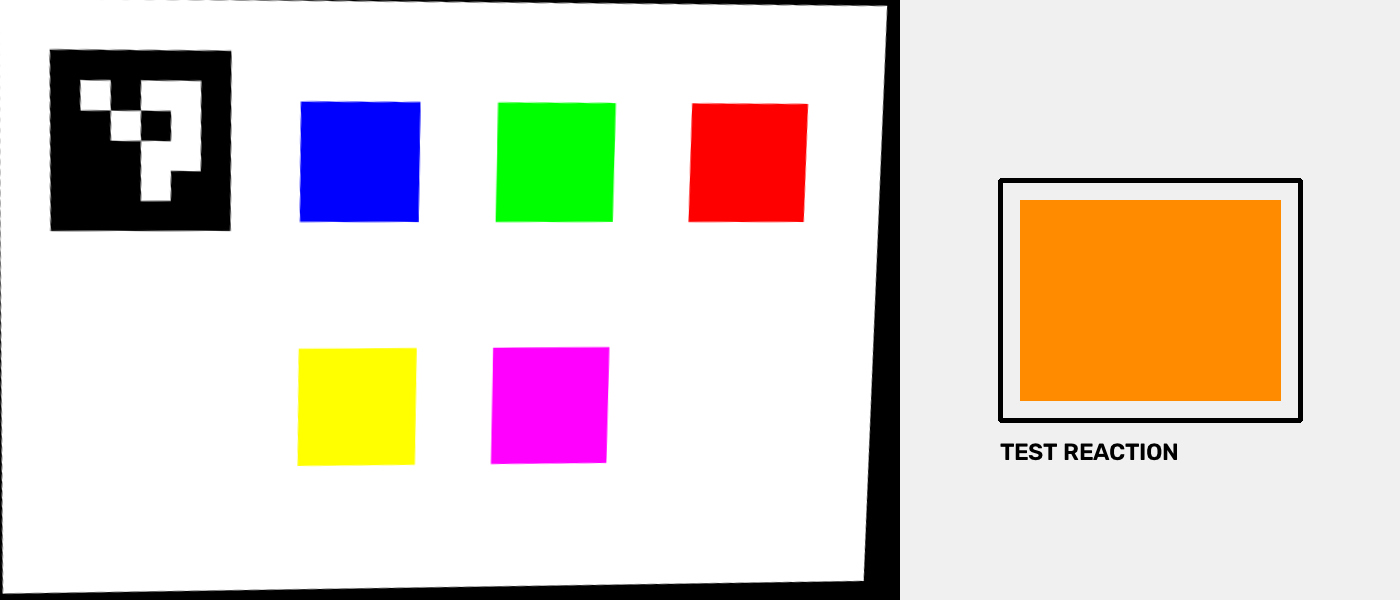
#> input picture cv/_cv_input.jpg, 1400 x 600 px
$ python -i reaction_region.py   (imports and definitions only)
#> lines starting #> are read from the running program, lines starting #| are printed output that depends on the picture; after the words box and inside, x2 and y2 are one past the last pixel; in counts of white or black regions, pixels touching at a corner belong together
#> further down, picture is the input picture: shape (600, 1400, 3); mean B, G, R 203.8, 212.5, 223.7
import cv2


def extract_inner_reaction(normalized_image):

    hsv = cv2.cvtColor(
        normalized_image,
        cv2.COLOR_BGR2HSV
    )
#> hsv: shape (600, 1400, 3); mean H, S, V 7.2, 36.9, 232.3

    saturation = hsv[:, :, 1]
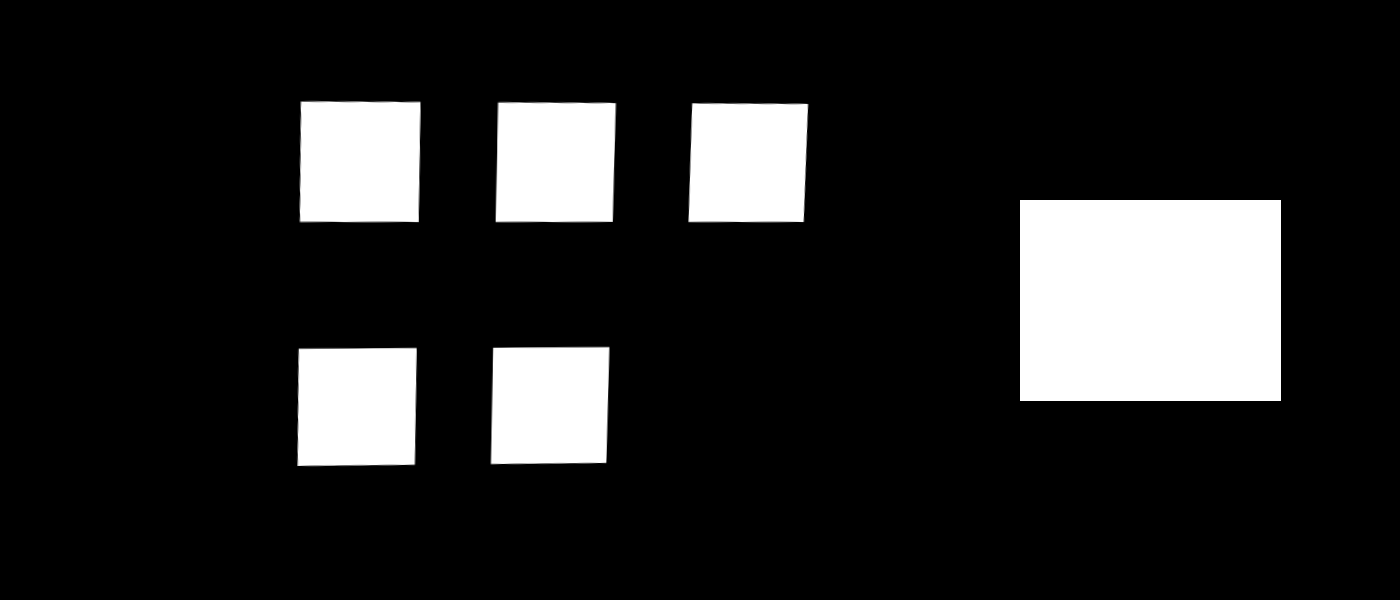
#> saturation: shape (600, 1400); min 0, max 255, mean 36.9

    _, binary = cv2.threshold(
        saturation,
        50,
        255,
        cv2.THRESH_BINARY
    )
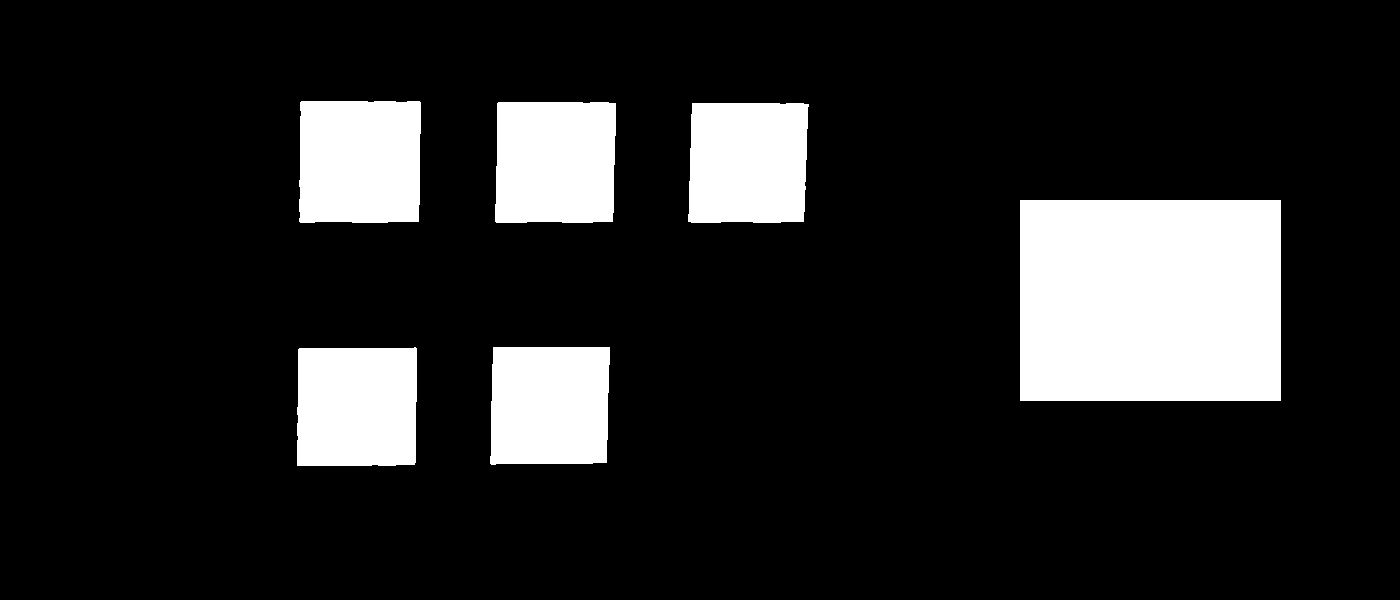
#> binary: shape (600, 1400); 14.6% white; 6 white regions

    contours, _ = cv2.findContours(
        binary,
        cv2.RETR_EXTERNAL,
        cv2.CHAIN_APPROX_SIMPLE
    )
#> contours = 6 contours; box (x1, y1, x2, y2) and area: (1020, 200, 1281, 401) 52000, (299, 101, 421, 223) 14348, (495, 102, 616, 223) 14012, (297, 347, 417, 466) 13764, (688, 103, 809, 223) 13651, (490, 347, 610, 465) 13424

    candidates = []

    for contour in contours:

        area = cv2.contourArea(contour)

        if area < 10000:
            continue

        perimeter = cv2.arcLength(
            contour,
            True
        )

        polygon = cv2.approxPolyDP(
            contour,
            0.02 * perimeter,
            True
        )

        if len(polygon) != 4:
            continue

        x, y, w, h = cv2.boundingRect(
            polygon
        )

        if w < 100 or h < 100:
            continue

        candidates.append(
            (area, polygon)
        )
#> this loop made 6 passes
#> (area, perimeter, polygon, x, y, w, h) on passes 1 to 6: (13424.5, 466.7, [[493, 347], [490, 463], [606, 462], [609, 347]], 490, 347, 120, 117), (13763.5, 472.4, [[416, 348], [299, 348], [297, 465], [414, 464]], 297, 348, 120, 118), (52000, 920, [[1020, 200], [1020, 400], [1280, 400], [1280, 200]], 1020, 200, 261, 201), (13651, 473.5, [[692, 103], [688, 221], [803, 221], [808, 104]], 688, 103, 121, 119), (14012.5, 476.4, [[498, 102], [495, 221], [612, 221], [615, 103]], 495, 102, 121, 120), (14347.5, 484.9, [[301, 101], [299, 221], [418, 221], [420, 102]], 299, 101, 122, 121)
#> after the loop, candidates = 6 items

    if not candidates:
        return None

    _, best = max(
        candidates,
        key=lambda item: item[0]
    )
#> best = [[1020, 200], [1020, 400], [1280, 400], [1280, 200]]

    return best.reshape(4, 2)

>>> import cv2
>>> picture = cv2.imread('_cv_input.jpg')
>>> result = extract_inner_reaction(picture)
#> result has the same summary as best in extract_inner_reaction

$ run again, on cv/test_canonical_card.png
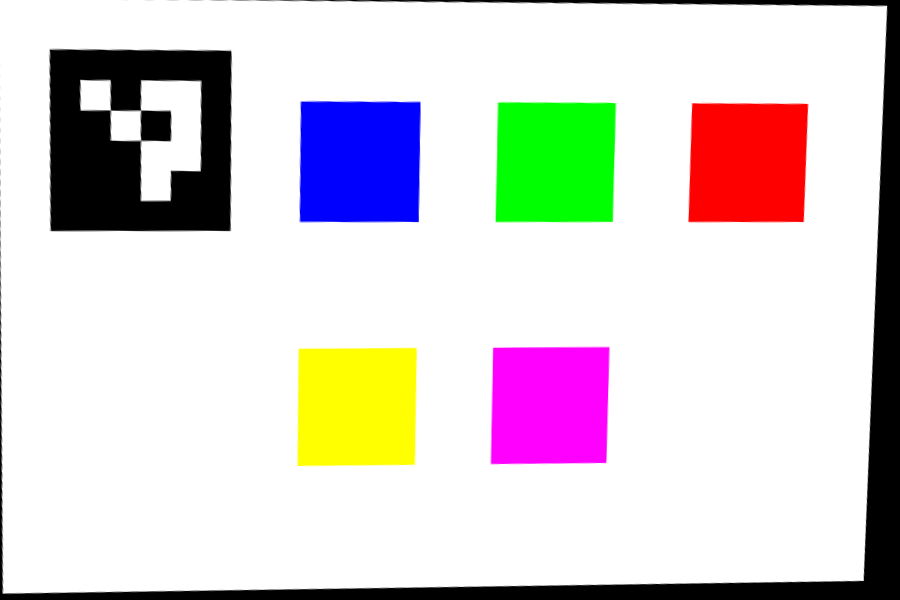
#> input picture cv/test_canonical_card.png, 900 x 600 px
#> picture is the input picture: shape (600, 900, 3); mean B, G, R 210, 210, 216.2
#> hsv: shape (600, 900, 3); mean H, S, V 9.6, 32.7, 229.6
#> in extract_inner_reaction, `saturation = hsv[:, :, 1]`:
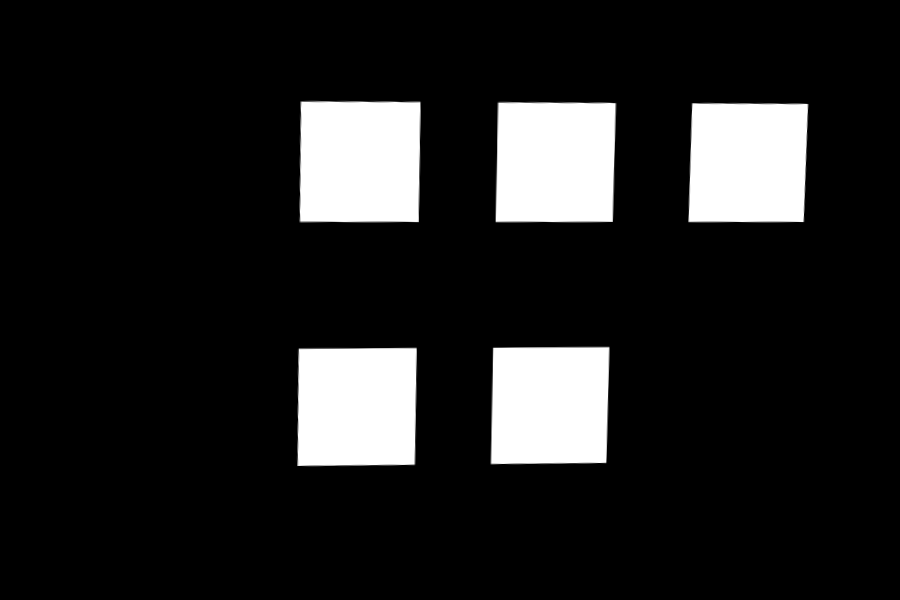
#> saturation: shape (600, 900); min 0, max 255, mean 32.7
#> in extract_inner_reaction, `_, binary = cv2.threshold( saturation, 50, 255, cv2.THRESH_BINARY )`:
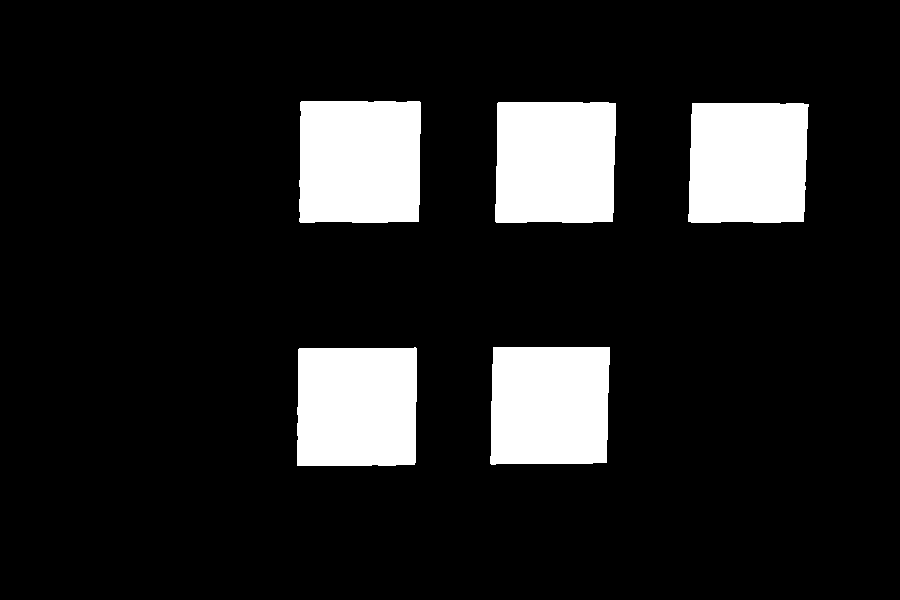
#> binary: shape (600, 900); 13% white; 5 white regions
#> contours = 5 contours; box (x1, y1, x2, y2) and area: (299, 101, 421, 223) 14348, (495, 102, 616, 223) 14012, (297, 347, 417, 466) 13764, (688, 103, 809, 223) 13651, (490, 347, 610, 465) 13424
#> the loop in extract_inner_reaction, `for contour in contours: ` made 5 passes
#> (area, perimeter, polygon, x, y, w) on passes 1 to 5: (13424.5, 466.7, [[493, 347], [490, 463], [606, 462], [609, 347]], 490, 347, 120), (13763.5, 472.4, [[416, 348], [299, 348], [297, 465], [414, 464]], 297, 348, 120), (13651, 473.5, [[692, 103], [688, 221], [803, 221], [808, 104]], 688, 103, 121), (14012.5, 476.4, [[498, 102], [495, 221], [612, 221], [615, 103]], 495, 102, 121), (14347.5, 484.9, [[301, 101], [299, 221], [418, 221], [420, 102]], 299, 101, 122)
#> after the loop in extract_inner_reaction, `for contour in contours:`: candidates = 5 items
#> best = [[301, 101], [299, 221], [418, 221], [420, 102]]
